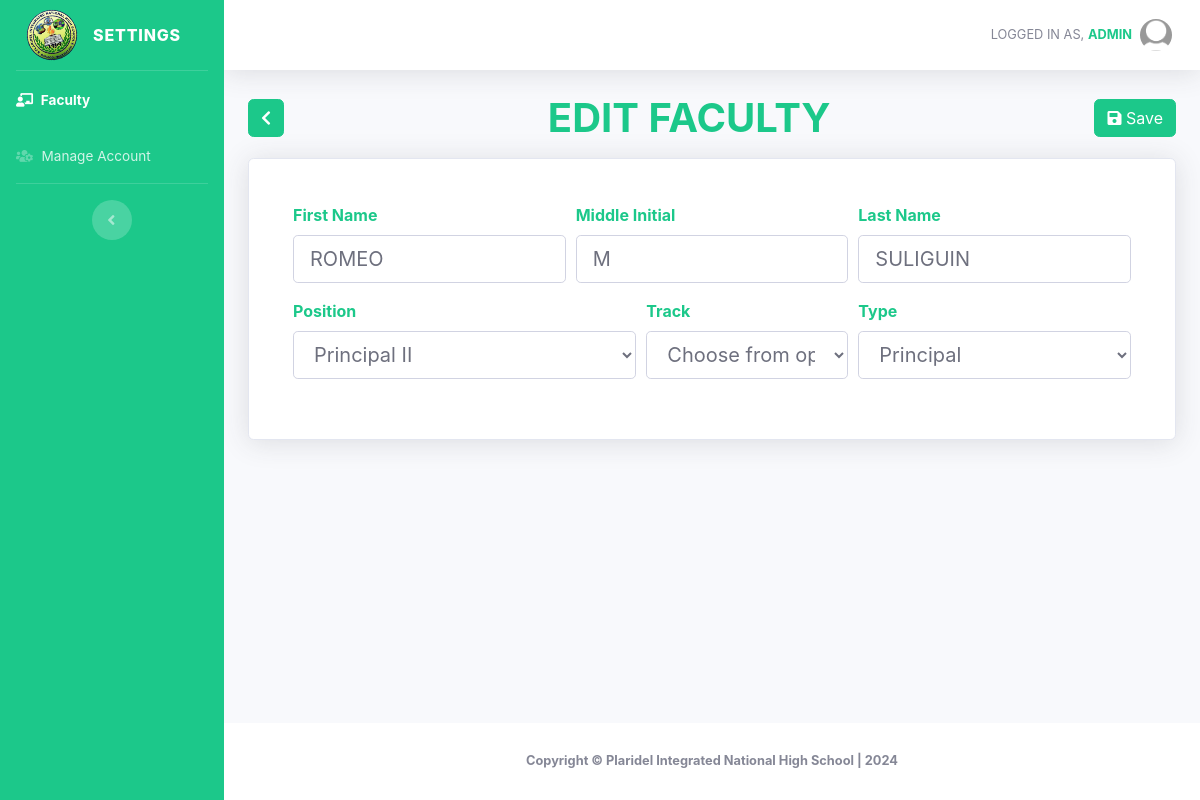
/editfaculty.php?id=1 (signed in), run on an earlier commit of the app's database.
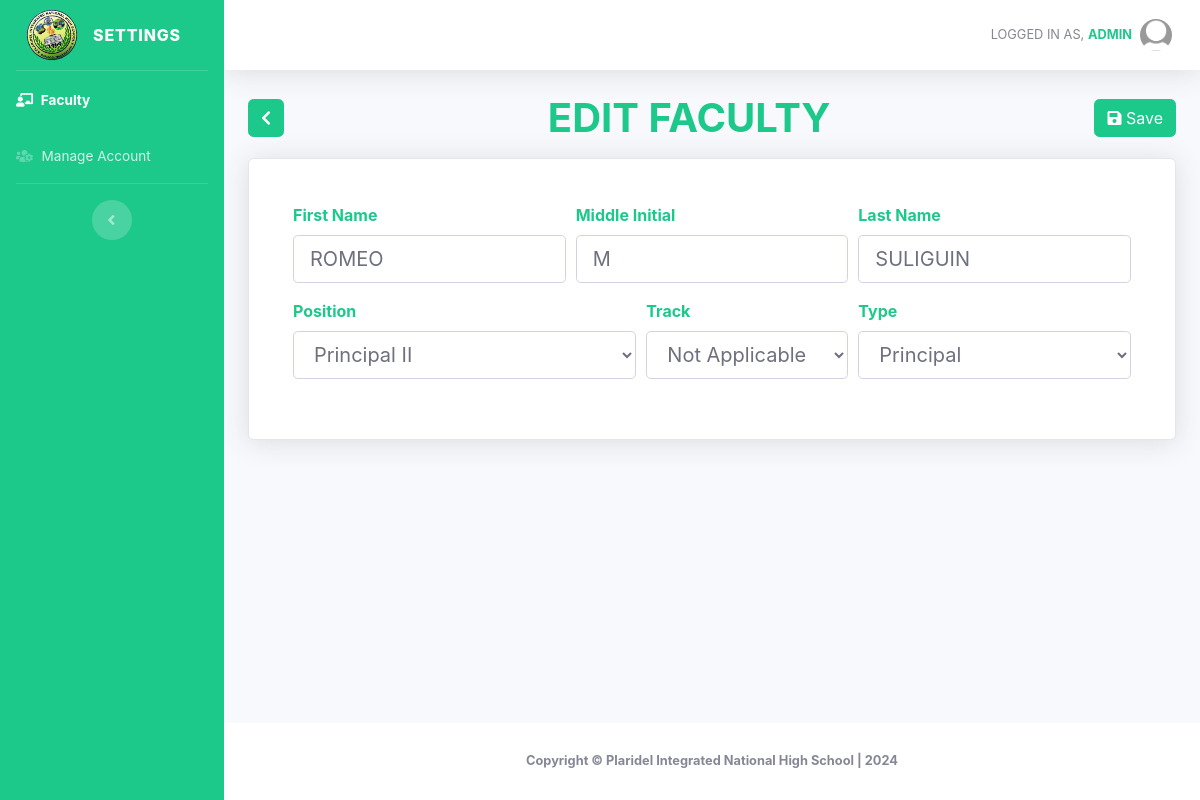
And on a later commit of the database.
### tables this page shows
CREATE TABLE `faculty` (
  `id` int(11) NOT NULL,
  `firstName` varchar(255) NOT NULL,
  `middleName` varchar(255) DEFAULT NULL,
  `lastName` varchar(255) NOT NULL,
  `position` varchar(255) NOT NULL,
  `rank` varchar(100) NOT NULL,
  `track` varchar(100) NOT NULL,
  `type` enum('Principal','Teacher','Subject Group Head','Senior High School Coordinator') NOT NULL,
  `picture` varchar(255) NOT NULL
);

### editfaculty.php (the view, shortened to what the changed rows need)
<!DOCTYPE html>
<html lang="en">
<head>
    <link href="vendor/fontawesome-free/css/all.min.css" rel="stylesheet" type="text/css">
    <link href="css/sb-admin-2.min.css" rel="stylesheet">
    <link href="vendor/datatables/dataTables.bootstrap4.min.css" rel="stylesheet">
    <link rel="stylesheet" type="text/css" href="https://cdn.datatables.net/1.10.25/css/dataTables.bootstrap4.min.css">
    <link rel="stylesheet" type="text/css" href="https://cdn.datatables.net/buttons/1.7.1/css/buttons.bootstrap4.min.css">
</head>
<body id="page-top">
    <div id="wrapper">
        <div id="content-wrapper" class="d-flex flex-column">
            <div id="content">
                <div class="container-fluid">
                    <form class="needs-validation" action="updatefaculty.php" method="POST" novalidate enctype="multipart/form-data">
                        <?php
                        include 'conn.php';
                        $id = $_GET['id'];
                        $query = mysqli_query($conn, "SELECT * FROM faculty where id='$id'") or die(mysqli_error());
                        $row = mysqli_fetch_array($query);
                        ?>
                        <div class="d-flex justify-content-between flex-wrap flex-md-nowrap align-items-center mb-3">
                            <h1 class="h1 mb-0 text-success" style="text-transform:uppercase;"><b>Edit Faculty</b></h1>
                        </div>
                        <div class="card shadow mb-4 p-4">
                            <div class="card-body">
                                <div class="form-row">
                                    <div class="form-group col-md-4">
                                        <label for="firstName" class="text-success font-weight-bold">First Name</label>
                                        <input type="text" class="form-control form-control-lg" id="firstName" name="firstName" value="<?php echo $row['firstName'] ?>" placeholder="First Name" required>
                                    </div>
                                    <div class="form-group col-md-4">
                                        <label for="middleName" class="text-success font-weight-bold">Middle Initial</label>
                                        <input type="text" maxlength="2" class="form-control form-control-lg" id="middleName" name="middleName" value="<?php echo $row['middleName'] ?>" placeholder="Middle Name" required>
                                    </div>
                                    <div class="form-group col-md-4">
                                        <label for="lastName" class="text-success font-weight-bold">Last Name</label>
                                        <input type="text" class="form-control form-control-lg" id="lastName" name="lastName" value="<?php echo $row['lastName'] ?>" placeholder="Last Name" required>
                                    </div>
                                </div>
                                <div class="form-row">
                                    <div class="form-group col-md-5">
                                        <label for="rank" class="text-success font-weight-bold">Position</label>
                                        <select class="form-control form-control-lg" id="position" name="position" required>
                                            <option value="Principal II" <?php
                                                                            if ($row['position'] == 'Principal II') {
                                                                                echo "selected";
                                                                            }
                                                                            ?>>Principal II</option>
                                        </select>
                                    </div>
                                    <div class="form-group col-md-3">
                                        <label for="inputCity" class="text-success font-weight-bold">Track</label>
                                        <select class="form-control form-control-lg" id="track" name="track">
                                            <option selected disabled>Choose from options</option>
                                            <option value="Not Applicable" <?php
                                                                if ($row['track'] == 'Not Applicable') {
                                                                    echo "selected";
                                                                }
                                                                ?>>Not Applicable</option>
                                        </select>
                                    </div>
                                    <div class="form-group col-md-4">
                                        <label for="inputCity" class="text-success font-weight-bold">Type</label>
                                        <select class="form-control form-control-lg" id="type" name="type" required>
                                            <option value="Principal" <?php
                                                                        if ($row['type'] == 'Principal') {
                                                                            echo "selected";
                                                                        }
                                                                        ?>>Principal</option>
                                        </select>
                                    </div>
                                </div>
                            </div>
                        </div>
                    </form>
                </div>
            </div>
        </div>
    </div>
</body>
</html>

What changed in the data, as far as the page shows it:
changed faculty "ROMEO": track (not shown) → "Not Applicable"
Also different on the page:
form field track: "Choose from options" → (not shown)
